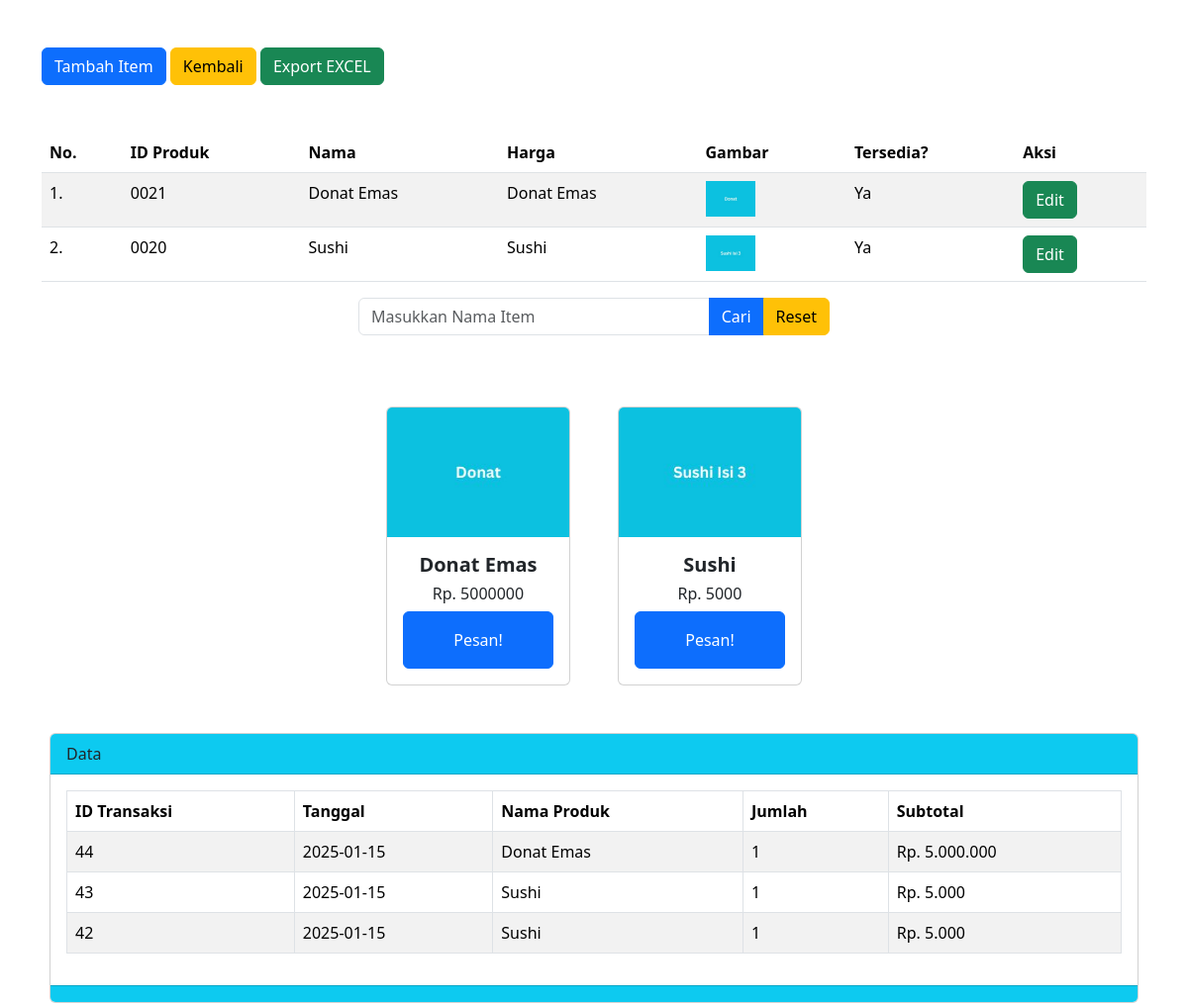
The page /index.php?mode=list on the database its author committed.
### tables this page shows
CREATE TABLE `produk` (
  `id` int(10) NOT NULL,
  `nama` varchar(50) NOT NULL,
  `harga` float NOT NULL,
  `gambar` varchar(250) NOT NULL,
  `is_tersedia` tinyint(1) NOT NULL
);

CREATE TABLE `transaksi_item` (
  `id` int(10) NOT NULL,
  `id_transaksi` int(10) DEFAULT NULL,
  `id_produk` int(10) DEFAULT NULL,
  `kuantitas` int(10) DEFAULT NULL,
  `subtotal` float DEFAULT NULL
);

CREATE TABLE `transaksi` (
  `id` int(10) NOT NULL,
  `tanggal` date DEFAULT NULL
);

### index.php (the view, shortened to what this page needs)
<?php
$server = "localhost";
$user = "root";
$pw = "";
$database = "kantin";
$kon = mysqli_connect($server, $user, $pw, $database) or die($kon);
?>
<!DOCTYPE html>
<html lang="en">
<head>
    <link href="node_modules/bootstrap/dist/css/bootstrap.min.css" rel="stylesheet" />
    <link href="scss/style.css" rel="stylesheet" />
</head>
<body>
    <div class="container mt-5">
        <a href="" class="btn btn-primary" data-bs-target="#modalinput" data-bs-toggle="modal">
            Tambah Item
        </a>
        <?php
        if (isset($_GET['mode']) == 'list') {
        ?>
            <a href="index.php?" class="btn btn-warning">
                Kembali
            </a>
        <?php
        } else {
        ?>
            <a href="index.php?mode=list" class="btn btn-success">
                List Item
            </a>
        <?php
        }
        ?>
        <button href="" value="Export Excel" type="button" class="btn btn-success" onclick="window.open('laporan-penjualan.php');">
            Export EXCEL
        </button>
    </div>
    <div class="container mt-5">
        <?php
        if (isset($_GET['mode']) == 'list') {
        ?>
            <table class="table table-hover table-striped">
                <thead>
                    <th>No.</th>
                    <th>ID Produk</th>
                    <th>Nama</th>
                    <th>Harga</th>
                    <th>Gambar</th>
                    <th>Tersedia?</th>
                    <th>Aksi</th>
                </thead>
                <tbody>
                    <?php
                    $no = 1;
                    $list = mysqli_query($kon, "SELECT * FROM produk ORDER BY id DESC");
                    while ($data = mysqli_fetch_array($list)) {
                    ?>
                        <tr>
                            <td><?= $no++ . "." ?></td>
                            <td>00<?= $data['id'] ?></td>
                            <td><?= $data['nama'] ?></td>
                            <td><?= $data['nama'] ?></td>
                            <td><img src="Gambar/<?= $data['gambar'] ?>" width="50px"></td>
                            <td><?php $tersedia = $data['is_tersedia'];
                                echo ($tersedia ? 'Ya' : 'Tidak'); ?></td>
                            <form method="post">
                                <?php
                                if (isset($_GET['id'])) {
                                ?>
                                    <td><a class="btn btn-<?php echo ($_GET['id'] == $data['id']) ? "primary" : "success"; ?>" href="index.php?mode=<?= $_GET['mode'] ?>&aksi=edit&id=<?= $data['id'] ?>" name="bedit" <?php echo (($_GET['id'] == $data['id']) ? ' data-bs-target="#modaledit" data-bs-toggle="modal"' : ''); ?>><?php echo ($_GET['id'] == $data['id']) ? "Tekan Lagi untuk Edit" : "Edit"; ?></a></td>
                                <?php
                                } else {
                                ?>
                                    <td><a class="btn btn-success" href="index.php?mode=<?= $_GET['mode'] ?>&aksi=edit&id=<?= $data['id'] ?>">Edit</a></td>
                                <?php
                                }
                                ?>
                            </form>
                        </tr>
                    <?php }
                    ?>
                        </div>
            </table> <?php
                    }
                        ?>
    <div class="container col-md-5 ">
        <form method="POST">
            <div class="input-group mb-3">
                <input type="text " class="form-control" placeholder="Masukkan Nama Item" value="<?= @$_POST['icari'] ?>" name="icari">
                <button class="btn btn-primary" name="bcari" type="submit">Cari</button>
                <button type="reset" class="btn btn-warning" name="breset">Reset</button>
            </div>
        </form>
    </div>
    <div class="container mt-5 d-flex flex-wrap justify-content-center">
        <?php
        if (isset($_POST['bcari'])) {
            $keyword = $_POST['icari'];
            $tampil_query = "SELECT * FROM produk WHERE is_tersedia = TRUE AND nama LIKE '%$keyword%' OR harga LIKE '%$keyword%' OR id LIKE '%$keyword%' ORDER BY id DESC;";
        } else {
            $tampil_query = "SELECT * FROM produk WHERE is_tersedia = TRUE ORDER BY id DESC;";
        }
        $tampil = mysqli_query($kon, $tampil_query);
        while ($data = mysqli_fetch_array($tampil)) { ?>
            <div class="card col-4 m-4 col-md-4 col-lg-2" style="">
                <img class="card-img-top " src="Gambar/<?= $data['gambar']; ?>" alt="Card image cap" style="width:100%">
                <div class="card-body mx-auto row ">
                    <h5 class="card-title fw-bold text-center"><?= $data['nama']; ?></h5>
                    <h6 class="card-text text-center " style="">Rp. <?= $data['harga']; ?></h6>
                    <a href="index.php?aksi=pesan&id=<?= $data['id']; ?>" name="tpesan" class="btn btn-primary text-center col-12 py-3" style="" onclick="return confirm('Tambahakan pesanan?')">Pesan!</a>
                </div>
            </div>
        <?php
        }
        ?>
    </div>
    <div class="card col-11 mx-auto mt-4">
        <div class="card-header bg-info text-dark">
            Data
        </div>
        <div class="card-body">
            <table class="table table-striped table-hover table-bordered">
                <thead>
                    <tr>
                        <th>ID Transaksi</th>
                        <th>Tanggal</th>
                        <th>Nama Produk</th>
                        <th>Jumlah</th>
                        <th>Subtotal</th>
                    </tr>
                </thead>
                <tbody>
                    <?php
                    $q = "SELECT
                    t.id AS transaction_id,
                    t.tanggal AS transaction_date,
                    p.nama AS product_name,
                    ti.kuantitas AS quantity,
                    ti.subtotal AS subtotal
                    FROM
                        transaksi t
                    JOIN
                        transaksi_item ti ON t.id = ti.id_transaksi
                    JOIN
                        produk p ON ti.id_produk = p.id
                    ORDER BY
                        t.tanggal DESC, t.id DESC;";
                    $result = mysqli_query($kon, $q);
                    while ($data = mysqli_fetch_array($result)) {
                    ?>
                        <tr>
                            <td><?= $data['transaction_id']; ?></td>
                            <td><?= $data['transaction_date']; ?></td>
                            <td><?= $data['product_name']; ?></td>
                            <td><?= $data['quantity']; ?></td>
                            <td>Rp. <?= number_format($data['subtotal'], 0, ',', '.'); ?></td>
                        </tr>
                    <?php } ?>
                </tbody>
            </table>
        </div>
        <div class="card-footer bg-info">
        </div>
    </div>
</body>
</html>

### rows shown on the page
produk: id "21", nama "Donat Emas", gambar (picture), is_tersedia "Ya", harga "5000000"
produk: id "20", nama "Sushi", gambar (picture), is_tersedia "Ya", harga "5000"
transaksi_item: id_transaksi "44", id_transaksi.tanggal "2025-01-15", id_produk.nama "Donat Emas", kuantitas "1", subtotal "5.000.000"
transaksi_item: id_transaksi "43", id_transaksi.tanggal "2025-01-15", id_produk.nama "Sushi", kuantitas "1", subtotal "5.000"
transaksi_item: id_transaksi "42", id_transaksi.tanggal "2025-01-15", id_produk.nama "Sushi", kuantitas "1", subtotal "5.000"
